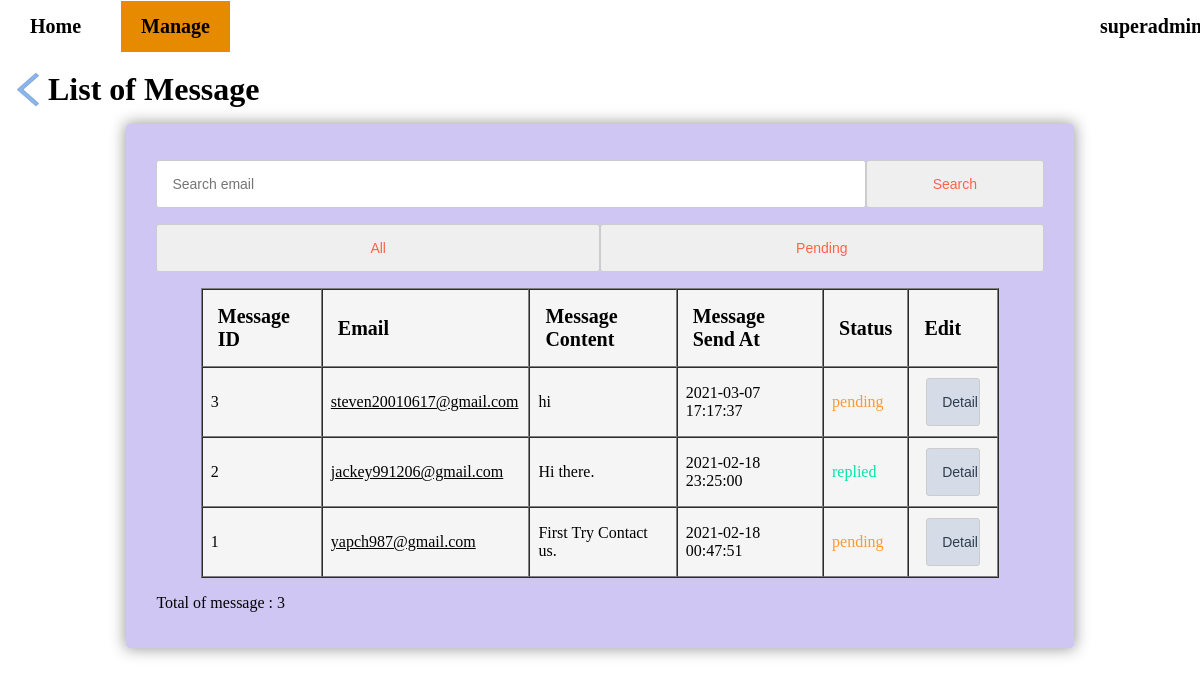
Page /admin/list_message.php (signed in) on the committed database.
### tables this page shows
CREATE TABLE `message` (
  `mid` int(11) NOT NULL,
  `message_email` varchar(150) NOT NULL,
  `message_content` varchar(500) NOT NULL,
  `message_send_at` datetime DEFAULT current_timestamp(),
  `message_status` varchar(50) NOT NULL,
  `replied_message` varchar(500) DEFAULT NULL
);

### admin/list_message.php (the view, shortened to what this page needs)
<?php
	require_once "../link.php";
	if(!isset($_SESSION["admin"]) || $_SESSION["admin"] !== true){
		header("location: ../index.php");
		exit;
	}else{
		$aid = $_SESSION["aid"];
		$adminname = $_SESSION["adminname"];
	}
	$result = mysqli_query($link, "SELECT * FROM message ORDER BY mid DESC");
	$count = mysqli_num_rows($result);
?>
<html>
	<head>
		<link rel="stylesheet" href="../css/style.css">
		<link rel="stylesheet" type="text/css" href="../css/navigation.css">
	</head>
	<body>
		<ul class="no0">
			<li><a href="./admin_index.php">Home</a></li>
			<li class="dropdown"><a class="checkedclass" href="#">Manage</a>
			</li>
			<li class="dropdown" style="float:right; margin-right:50px; width:5%;"><a class="hoverclass" href="./detail_admin.php?admin_detail&caid=<?php echo $aid; ?>"><?php echo $adminname; ?></a>
			</li>
        </ul>
		<div class="titlebox">
			<a href="admin_index.php"><img src="../img/icon-back.png" alt="Back to main page" class="icon"></a>
			<h1>List of Message</h1>
		</div>
		<fieldset class="adminlist">
		<form method="post">
			<p><input type="text" name="searchtext" placeholder="Search email"><input type="submit" name="search" value="Search"></p>
			<p><input type="submit" name="all" value="All" style="width:50%;"><input type="submit" name="pending" value="Pending" style="width:50%;"></p>
			<table style="margin-left:5%;" cellpadding="0" cellspacing="0" border="1" id="admintable">
				<tr>
                    <th>Message ID</th>
					<th>Email</th>
					<th>Message Content</th>
					<th>Message Send At</th>
					<th>Status</th>
					<th>Edit</th>
				</tr>
				<?php
					while($row = mysqli_fetch_assoc($result)){
				?>
				<tr>
					<td style="padding-left: 8px;"><?php echo $row["mid"]; ?></td>
					<td style="padding-left: 8px;"><a href="mailto:<?php echo $row["message_email"]; ?>"><?php echo $row["message_email"]; ?></a></td>
					<td style="padding-left: 8px;"><?php echo $row["message_content"]; ?></td>
                    <td style="padding-left: 8px;"><?php echo $row["message_send_at"]; ?></td>
					<?php if($row["message_status"] == "pending"){ ?>
						<td style="padding-left: 8px;"><span style='color:#ff9933;'><?php echo $row["message_status"]; ?></span></td>
					<?php }else if($row["message_status"] == "replied"){ ?>
						<td style="padding-left: 8px;"><span style='color:#00e6ac;'><?php echo $row["message_status"]; ?></span></td>
					<?php }else if($row["message_status"] == "discarded"){ ?>
						<td style="padding-left: 8px;"><span><?php echo $row["message_status"]; ?></span></td>
					<?php } ?>
					<td><a href="./detail_message.php?message_detail&mid=<?php echo $row['mid']?>"><input class="detailbtn" type="button" value="Detail"></a></td>
				</tr>
				<?php
					}
				?>
			</table>
			<p> Total of message : <?php echo $count; ?></p>
		</form>
		</fieldset>
	</body>
</html>

### css/style.css (style rules this page uses)
span { color:red; }
fieldset { background: white; border: 0 none; border-radius: 3px; box-shadow: 0 0 15px 1px rgba(0, 0, 0, 0.4); padding: 20px 30px; box-sizing: border-box; width: 80%; margin: 0 10%; }
.contactform input[type="email"], input[type="submit"],textarea { padding: 15px; border: 1px solid #ccc; border-radius: 3px; width: 90%; box-sizing: border-box; color: #3b232d; font-size: 14px; }
img.icon { padding-top: 13px; width:40px; height:35px; float:left; }
.titlebox { margin-top:5%; height:65px; border-radius:8px 8px 0px 0px; }
.titlebox h1 { padding:12px 40px; margin:auto; color: black; }
.adminlist { background-color:#d0c6f3; }
.adminlist table { background-color: whitesmoke; width: 90%; }
.adminlist table th { text-align: left; font-size: 20px; padding: 15px; }
.adminlist table td { vertical-align:middle; font-weight: 300; padding: 10px; font-size: 16px; }
.adminlist input[type="text"], input[type="password"], input[type="email"], input[type="date"], select { padding: 15px; border: 1px solid #ccc; border-radius: 3px; width: 80%; box-sizing: border-box; color: #2C3E50; font-size: 14px; }
.adminlist input[type="submit"] { margin-left: 0%; padding: 15px; border: 1px solid #ccc; border-radius: 3px; width: 20%; box-sizing: border-box; color: #b7e0d6; font-size: 14px; color: tomato; }
.adminlist input[type="button"] { padding: 15px; border: 1px solid #ccc; border-radius: 3px; width: 40%; box-sizing: border-box; color: #2C3E50; font-size: 14px; margin-left: 30%; }
.adminlist input[type="button"].detailbtn { padding: 15px; border: 1px solid #ccc; border-radius: 3px; width: 80%; box-sizing: border-box; color: #2C3E50; font-size: 14px; margin-left: 10%; background-color:#d6dce7; }

### css/navigation.css (style rules this page uses)
ul { list-style-type: none; text-align: center; padding: 0; right:0; left:0; top:-25px; position:fixed; }
li { float:left; font-weight:bold; font-size: 20px; padding: 10px; text-decoration:none; display: inline; }
li a { display:inline-block; font-weight:bold; text-align:center; text-decoration:none; padding: 14px 20px; }
.checkedclass { background-color:#e68a00; }
li a:visited, a:link { color:black; }
li.dropdown { display: block; }
ul.no0 { list-style-type: none; text-align: center; padding: 0; right:0; left:0; top:-25px; position:fixed; background-color:white; }

### rows in the picture
message: mid "3", message_email "steven20010617@gmail.com", message_content "hi", message_send_at "2021-03-07 17:17:37", message_status "pending"
message: mid "2", message_email "jackey991206@gmail.com", message_content "Hi there.", message_send_at "2021-02-18 23:25:00", message_status "replied"
message: mid "1", message_email "yapch987@gmail.com", message_content "First Try Contact us.", message_send_at "2021-02-18 00:47:51", message_status "pending"

### other values in the picture
$count "3"
